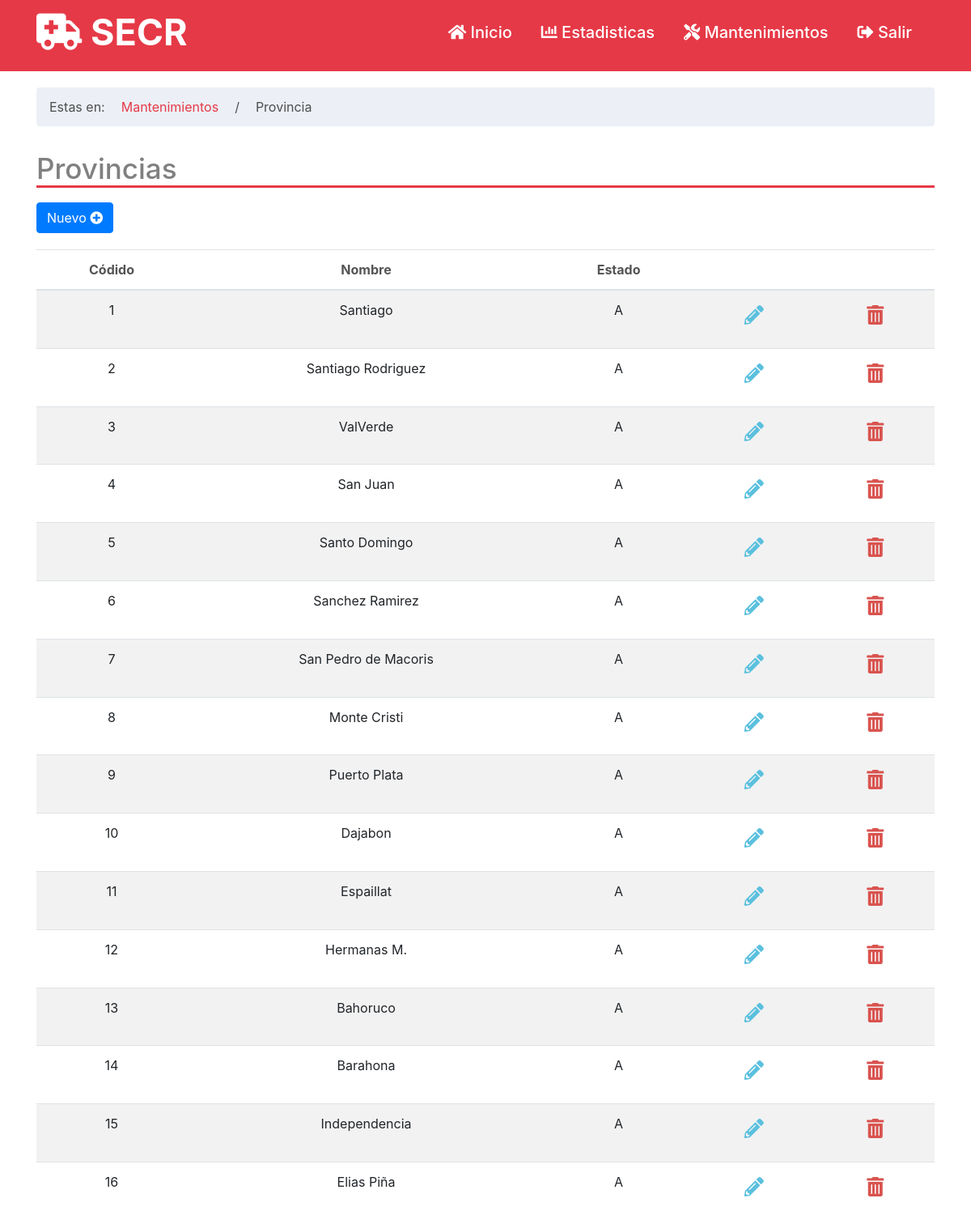
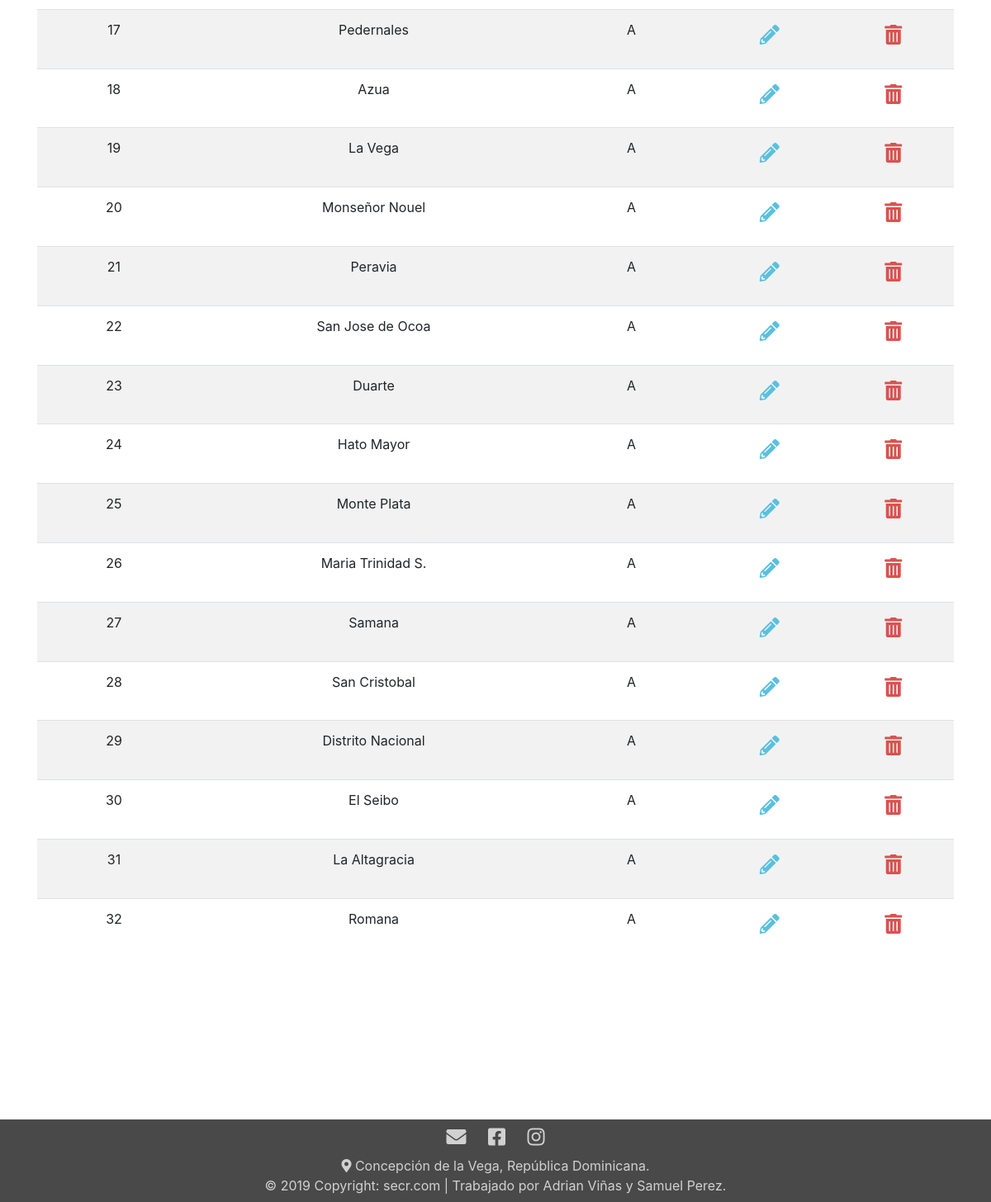
The page /provincia_mant.php on the database its author committed (2 pictures, top to bottom).
### tables this page shows
CREATE TABLE `provincia` (
  `id_provincia` int(11) NOT NULL,
  `nombre` varchar(50) NOT NULL,
  `estado` char(1) NOT NULL
);

### php/select.php (called while the page is built, shortened)
<?php
function consultar_provincias(){
    include('conexion.php');
    $sql="SELECT * FROM provincia";
    return $result=$mysqli->query($sql);
}
?>

### provincia_mant.php (the view, shortened to what this page needs)
<?php
    include './php/cabe.php';
?>
<div class="container">
    <div class="row">
        <div class="col-lg-12">
        <ol class = "breadcrumb" style="margin-top: 20px; background: rgba(230, 235, 243, 0.74);">
            <li style="color: rgb(78, 78, 78);">Estas en:</li>
            <li class="active" style="color: rgb(78, 78, 78);"><a href="mantenimientos.php" style="color: rgb(230, 57, 71);">Mantenimientos</a></li>
            <li class="active" style="color: rgb(78, 78, 78);">/</li>
            <li class="active" style="color: rgb(78, 78, 78);">Provincia</li>
        </ol>
        </div>
    </div>
    <div class="row">
        <div class="col-lg-12">
            <h2 id="Titulo">Provincias</h2>
        </div>
    </div>
    <div class="row">
        <div class="col-lg-5">
            <a href="provincia_crear.php" class="btn btn-primary btn-md" style="margin-bottom: 20px; margin-top: 10px;">Nuevo <i class="fas fa-plus-circle"></i></a>
        </div>
    </div>
    <div class="row">
        <div class="col-lg-12 col-sm-12">
        <table class="table table-striped" style="text-align: center;" id="example">
                <thead>
                    <tr style="color: rgb(85, 84, 84);">
                        <th>Códido</th>
                        <th>Nombre</th>
                        <th>Estado</th>
                        <th></th>
                        <th></th>
                    </tr>
                </thead>
                <tbody>
                    <?php
                        $query=consultar_provincias();
                        while ( $row= $query->fetch_assoc()){
                            echo"
                            <tr>
                                <td>".$row['id_provincia']."</td>
                                <td>".$row['nombre']."</td>
                                <td>".$row['estado']."</td>
                                <td>
                                    <a href='provincia_modi.php?id=".$row['id_provincia']."' class='btn btn-sm' style='color: #5bc0de;' ><h4><i class='fas fa-pencil-alt'></i></h4> </a>
                                </td>
                                <td>
                                    <a href='php/procedimientos_provincia.php?accion=DLT&id=".$row['id_provincia']."' class='btn btn-sm' style='color: #d9534f;'><h4><i class='fas fa-trash-alt'></i></h4> </a>
                                </td>
                            </tr>
                        ";
                        }
                    ?>
                </tbody>
     </table>
        </div>
    </div>
</div>
<?php
    include 'php/pie.php';
?>

### css/Estilos_titulo.css (style rules this page uses)
#Titulo { border-bottom: 3px solid rgb(230, 57, 71); color: grey; margin-top: 15px; font-size: 35px; }
body { background: rgb(250, 248, 248); }

### css/Estilos_Pais.css (style rules this page uses)
html, body, #cont { width: 100%; height: 90%; margin: 0; padding: 0; }

### css/EstilosCab1.css (style rules this page uses)
li { margin-right: 20px; }

### rows shown on the page
provincia: id_provincia "1", nombre "Santiago", estado "A"
provincia: id_provincia "2", nombre "Santiago Rodriguez", estado "A"
provincia: id_provincia "3", nombre "ValVerde", estado "A"
provincia: id_provincia "4", nombre "San Juan", estado "A"
provincia: id_provincia "5", nombre "Santo Domingo", estado "A"
provincia: id_provincia "6", nombre "Sanchez Ramirez", estado "A"
provincia: id_provincia "7", nombre "San Pedro de Macoris", estado "A"
provincia: id_provincia "8", nombre "Monte Cristi", estado "A"
provincia: id_provincia "9", nombre "Puerto Plata", estado "A"
provincia: id_provincia "10", nombre "Dajabon", estado "A"
provincia: id_provincia "11", nombre "Espaillat", estado "A"
provincia: id_provincia "12", nombre "Hermanas M.", estado "A"
provincia: id_provincia "13", nombre "Bahoruco", estado "A"
provincia: id_provincia "14", nombre "Barahona", estado "A"
provincia: id_provincia "15", nombre "Independencia", estado "A"
provincia: id_provincia "16", nombre "Elias Piña", estado "A"
provincia: id_provincia "17", nombre "Pedernales", estado "A"
provincia: id_provincia "18", nombre "Azua", estado "A"
provincia: id_provincia "19", nombre "La Vega", estado "A"
provincia: id_provincia "20", nombre "Monseñor Nouel", estado "A"
provincia: id_provincia "21", nombre "Peravia", estado "A"
provincia: id_provincia "22", nombre "San Jose de Ocoa", estado "A"
provincia: id_provincia "23", nombre "Duarte", estado "A"
provincia: id_provincia "24", nombre "Hato Mayor", estado "A"
provincia: id_provincia "25", nombre "Monte Plata", estado "A"
provincia: id_provincia "26", nombre "Maria Trinidad S.", estado "A"
provincia: id_provincia "27", nombre "Samana", estado "A"
provincia: id_provincia "28", nombre "San Cristobal", estado "A"
provincia: id_provincia "29", nombre "Distrito Nacional", estado "A"
provincia: id_provincia "30", nombre "El Seibo", estado "A"
provincia: id_provincia "31", nombre "La Altagracia", estado "A"
provincia: id_provincia "32", nombre "Romana", estado "A"
